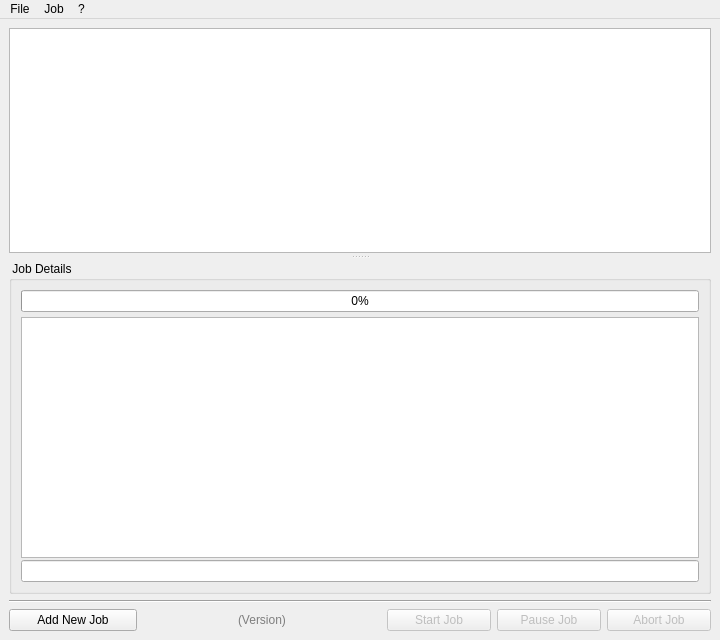
<?xml version="1.0" encoding="UTF-8"?>
<ui version="4.0">
 <class>MainWindow</class>
 <widget class="QMainWindow" name="MainWindow">
  <property name="geometry">
   <rect>
    <x>0</x>
    <y>0</y>
    <width>720</width>
    <height>640</height>
   </rect>
  </property>
  <property name="windowTitle">
   <string>Simple x264 Launcher</string>
  </property>
  <widget class="QWidget" name="centralwidget">
   <layout class="QVBoxLayout" name="verticalLayout">
    <item>
     <widget class="QSplitter" name="splitter">
      <property name="orientation">
       <enum>Qt::Vertical</enum>
      </property>
      <property name="opaqueResize">
       <bool>false</bool>
      </property>
      <property name="handleWidth">
       <number>8</number>
      </property>
      <property name="childrenCollapsible">
       <bool>false</bool>
      </property>
      <widget class="QTableView" name="jobsView">
       <property name="focusPolicy">
        <enum>Qt::StrongFocus</enum>
       </property>
       <property name="contextMenuPolicy">
        <enum>Qt::ActionsContextMenu</enum>
       </property>
       <property name="alternatingRowColors">
        <bool>false</bool>
       </property>
       <property name="selectionMode">
        <enum>QAbstractItemView::SingleSelection</enum>
       </property>
       <property name="selectionBehavior">
        <enum>QAbstractItemView::SelectRows</enum>
       </property>
       <property name="wordWrap">
        <bool>false</bool>
       </property>
       <property name="cornerButtonEnabled">
        <bool>false</bool>
       </property>
       <attribute name="horizontalHeaderVisible">
        <bool>true</bool>
       </attribute>
       <attribute name="horizontalHeaderHighlightSections">
        <bool>false</bool>
       </attribute>
       <attribute name="verticalHeaderVisible">
        <bool>false</bool>
       </attribute>
      </widget>
      <widget class="QGroupBox" name="groupBox">
       <property name="title">
        <string> Job Details </string>
       </property>
       <layout class="QVBoxLayout" name="verticalLayout_2">
        <property name="spacing">
         <number>2</number>
        </property>
        <item>
         <widget class="QProgressBar" name="progressBar">
          <property name="mouseTracking">
           <bool>false</bool>
          </property>
          <property name="focusPolicy">
           <enum>Qt::StrongFocus</enum>
          </property>
          <property name="value">
           <number>0</number>
          </property>
          <property name="alignment">
           <set>Qt::AlignCenter</set>
          </property>
         </widget>
        </item>
        <item>
         <spacer name="verticalSpacer">
          <property name="orientation">
           <enum>Qt::Vertical</enum>
          </property>
          <property name="sizeType">
           <enum>QSizePolicy::Fixed</enum>
          </property>
          <property name="sizeHint" stdset="0">
           <size>
            <width>20</width>
            <height>3</height>
           </size>
          </property>
         </spacer>
        </item>
        <item>
         <widget class="QListView" name="logView">
          <property name="font">
           <font>
            <family>Lucida Console</family>
           </font>
          </property>
          <property name="contextMenuPolicy">
           <enum>Qt::ActionsContextMenu</enum>
          </property>
          <property name="horizontalScrollBarPolicy">
           <enum>Qt::ScrollBarAlwaysOff</enum>
          </property>
          <property name="selectionMode">
           <enum>QAbstractItemView::NoSelection</enum>
          </property>
          <property name="selectionBehavior">
           <enum>QAbstractItemView::SelectRows</enum>
          </property>
         </widget>
        </item>
        <item>
         <widget class="QLineEdit" name="editDetails">
          <property name="font">
           <font>
            <weight>75</weight>
            <bold>true</bold>
           </font>
          </property>
          <property name="readOnly">
           <bool>true</bool>
          </property>
         </widget>
        </item>
       </layout>
      </widget>
     </widget>
    </item>
    <item>
     <widget class="QFrame" name="frame">
      <property name="frameShape">
       <enum>QFrame::HLine</enum>
      </property>
      <property name="frameShadow">
       <enum>QFrame::Sunken</enum>
      </property>
     </widget>
    </item>
    <item>
     <layout class="QHBoxLayout" name="horizontalLayout">
      <item>
       <widget class="QPushButton" name="buttonAddJob">
        <property name="minimumSize">
         <size>
          <width>128</width>
          <height>0</height>
         </size>
        </property>
        <property name="text">
         <string>Add New Job</string>
        </property>
        <property name="icon">
         <iconset resource="../res/resources.qrc">
          <normaloff>:/buttons/add.png</normaloff>:/buttons/add.png</iconset>
        </property>
       </widget>
      </item>
      <item>
       <spacer name="horizontalSpacer">
        <property name="orientation">
         <enum>Qt::Horizontal</enum>
        </property>
        <property name="sizeHint" stdset="0">
         <size>
          <width>40</width>
          <height>20</height>
         </size>
        </property>
       </spacer>
      </item>
      <item>
       <widget class="QLabel" name="labelBuildDate">
        <property name="palette">
         <palette>
          <active>
           <colorrole role="WindowText">
            <brush brushstyle="SolidPattern">
             <color alpha="255">
              <red>126</red>
              <green>126</green>
              <blue>126</blue>
             </color>
            </brush>
           </colorrole>
          </active>
          <inactive>
           <colorrole role="WindowText">
            <brush brushstyle="SolidPattern">
             <color alpha="255">
              <red>126</red>
              <green>126</green>
              <blue>126</blue>
             </color>
            </brush>
           </colorrole>
          </inactive>
          <disabled>
           <colorrole role="WindowText">
            <brush brushstyle="SolidPattern">
             <color alpha="255">
              <red>120</red>
              <green>120</green>
              <blue>120</blue>
             </color>
            </brush>
           </colorrole>
          </disabled>
         </palette>
        </property>
        <property name="cursor">
         <cursorShape>WhatsThisCursor</cursorShape>
        </property>
        <property name="text">
         <string>(Version)</string>
        </property>
       </widget>
      </item>
      <item>
       <spacer name="horizontalSpacer_2">
        <property name="orientation">
         <enum>Qt::Horizontal</enum>
        </property>
        <property name="sizeHint" stdset="0">
         <size>
          <width>40</width>
          <height>20</height>
         </size>
        </property>
       </spacer>
      </item>
      <item>
       <widget class="QPushButton" name="buttonStartJob">
        <property name="enabled">
         <bool>false</bool>
        </property>
        <property name="minimumSize">
         <size>
          <width>104</width>
          <height>0</height>
         </size>
        </property>
        <property name="text">
         <string>Start Job</string>
        </property>
        <property name="icon">
         <iconset resource="../res/resources.qrc">
          <normaloff>:/buttons/play_big.png</normaloff>:/buttons/play_big.png</iconset>
        </property>
       </widget>
      </item>
      <item>
       <widget class="QPushButton" name="buttonPauseJob">
        <property name="enabled">
         <bool>false</bool>
        </property>
        <property name="minimumSize">
         <size>
          <width>104</width>
          <height>0</height>
         </size>
        </property>
        <property name="text">
         <string>Pause Job</string>
        </property>
        <property name="icon">
         <iconset resource="../res/resources.qrc">
          <normaloff>:/buttons/pause.png</normaloff>:/buttons/pause.png</iconset>
        </property>
        <property name="checkable">
         <bool>true</bool>
        </property>
       </widget>
      </item>
      <item>
       <widget class="QPushButton" name="buttonAbortJob">
        <property name="enabled">
         <bool>false</bool>
        </property>
        <property name="minimumSize">
         <size>
          <width>104</width>
          <height>0</height>
         </size>
        </property>
        <property name="text">
         <string>Abort Job</string>
        </property>
        <property name="icon">
         <iconset resource="../res/resources.qrc">
          <normaloff>:/buttons/cancel.png</normaloff>:/buttons/cancel.png</iconset>
        </property>
       </widget>
      </item>
     </layout>
    </item>
   </layout>
  </widget>
  <widget class="QMenuBar" name="menubar">
   <property name="geometry">
    <rect>
     <x>0</x>
     <y>0</y>
     <width>720</width>
     <height>21</height>
    </rect>
   </property>
   <widget class="QMenu" name="menuFile">
    <property name="title">
     <string>File</string>
    </property>
    <addaction name="actionPreferences"/>
    <addaction name="separator"/>
    <addaction name="actionExit"/>
   </widget>
   <widget class="QMenu" name="menu">
    <property name="title">
     <string>?</string>
    </property>
    <widget class="QMenu" name="menuDownloadX264">
     <property name="title">
      <string>Download x264 Binaries</string>
     </property>
     <property name="icon">
      <iconset resource="../res/resources.qrc">
       <normaloff>:/buttons/setup.png</normaloff>:/buttons/setup.png</iconset>
     </property>
     <addaction name="actionWebJarod"/>
     <addaction name="actionWebKomisar"/>
     <addaction name="actionWebJEEB"/>
    </widget>
    <addaction name="actionWebMulder"/>
    <addaction name="actionWebX264"/>
    <addaction name="actionWebSupport"/>
    <addaction name="separator"/>
    <addaction name="menuDownloadX264"/>
    <addaction name="actionWebAvisynth32"/>
    <addaction name="actionWebAvisynth64"/>
    <addaction name="separator"/>
    <addaction name="actionWebWiki"/>
    <addaction name="actionWebBluRay"/>
    <addaction name="actionWebAvsWiki"/>
    <addaction name="actionWebSecret"/>
    <addaction name="separator"/>
    <addaction name="actionAbout"/>
   </widget>
   <widget class="QMenu" name="menuJob">
    <property name="title">
     <string>Job</string>
    </property>
    <addaction name="actionJob_New"/>
    <addaction name="separator"/>
    <addaction name="actionJob_Start"/>
    <addaction name="actionJob_Pause"/>
    <addaction name="actionJob_Abort"/>
    <addaction name="separator"/>
    <addaction name="actionJob_Browse"/>
    <addaction name="actionJob_Delete"/>
    <addaction name="actionJob_Restart"/>
   </widget>
   <addaction name="menuFile"/>
   <addaction name="menuJob"/>
   <addaction name="menu"/>
  </widget>
  <action name="actionExit">
   <property name="icon">
    <iconset resource="../res/resources.qrc">
     <normaloff>:/buttons/door_in.png</normaloff>:/buttons/door_in.png</iconset>
   </property>
   <property name="text">
    <string>Exit</string>
   </property>
  </action>
  <action name="actionAbout">
   <property name="icon">
    <iconset resource="../res/resources.qrc">
     <normaloff>:/buttons/information.png</normaloff>:/buttons/information.png</iconset>
   </property>
   <property name="text">
    <string>About...</string>
   </property>
  </action>
  <action name="actionWebMulder">
   <property name="icon">
    <iconset resource="../res/resources.qrc">
     <normaloff>:/buttons/world_link.png</normaloff>:/buttons/world_link.png</iconset>
   </property>
   <property name="text">
    <string>MuldeR's Web-Site</string>
   </property>
  </action>
  <action name="actionWebX264">
   <property name="icon">
    <iconset resource="../res/resources.qrc">
     <normaloff>:/buttons/x264.png</normaloff>:/buttons/x264.png</iconset>
   </property>
   <property name="text">
    <string>Official x264 Web-Site</string>
   </property>
  </action>
  <action name="actionWebKomisar">
   <property name="icon">
    <iconset resource="../res/resources.qrc">
     <normaloff>:/buttons/world_link.png</normaloff>:/buttons/world_link.png</iconset>
   </property>
   <property name="text">
    <string>Komisar's Web-Site</string>
   </property>
  </action>
  <action name="actionWebJarod">
   <property name="icon">
    <iconset resource="../res/resources.qrc">
     <normaloff>:/buttons/world_link.png</normaloff>:/buttons/world_link.png</iconset>
   </property>
   <property name="text">
    <string>Jarod's Web-Site</string>
   </property>
  </action>
  <action name="actionWebWiki">
   <property name="icon">
    <iconset resource="../res/resources.qrc">
     <normaloff>:/buttons/book_open.png</normaloff>:/buttons/book_open.png</iconset>
   </property>
   <property name="text">
    <string>MeWiki - x264 Settings</string>
   </property>
  </action>
  <action name="actionWebBluRay">
   <property name="icon">
    <iconset resource="../res/resources.qrc">
     <normaloff>:/buttons/book_open.png</normaloff>:/buttons/book_open.png</iconset>
   </property>
   <property name="text">
    <string>x264 BluRay Authoring</string>
   </property>
  </action>
  <action name="actionJob_New">
   <property name="icon">
    <iconset resource="../res/resources.qrc">
     <normaloff>:/buttons/add.png</normaloff>:/buttons/add.png</iconset>
   </property>
   <property name="text">
    <string>Create Job</string>
   </property>
  </action>
  <action name="actionJob_Start">
   <property name="enabled">
    <bool>false</bool>
   </property>
   <property name="icon">
    <iconset resource="../res/resources.qrc">
     <normaloff>:/buttons/play_big.png</normaloff>:/buttons/play_big.png</iconset>
   </property>
   <property name="text">
    <string>Start Job</string>
   </property>
  </action>
  <action name="actionJob_Abort">
   <property name="enabled">
    <bool>false</bool>
   </property>
   <property name="icon">
    <iconset resource="../res/resources.qrc">
     <normaloff>:/buttons/cancel.png</normaloff>:/buttons/cancel.png</iconset>
   </property>
   <property name="text">
    <string>Abort Job</string>
   </property>
  </action>
  <action name="actionJob_Pause">
   <property name="checkable">
    <bool>true</bool>
   </property>
   <property name="enabled">
    <bool>false</bool>
   </property>
   <property name="icon">
    <iconset resource="../res/resources.qrc">
     <normaloff>:/buttons/pause.png</normaloff>:/buttons/pause.png</iconset>
   </property>
   <property name="text">
    <string>Pause Job</string>
   </property>
  </action>
  <action name="actionPreferences">
   <property name="icon">
    <iconset resource="../res/resources.qrc">
     <normaloff>:/buttons/wrench.png</normaloff>:/buttons/wrench.png</iconset>
   </property>
   <property name="text">
    <string>Preferences</string>
   </property>
  </action>
  <action name="actionJob_Delete">
   <property name="enabled">
    <bool>false</bool>
   </property>
   <property name="icon">
    <iconset resource="../res/resources.qrc">
     <normaloff>:/buttons/trash.png</normaloff>:/buttons/trash.png</iconset>
   </property>
   <property name="text">
    <string>Delete Job</string>
   </property>
  </action>
  <action name="actionJob_Browse">
   <property name="enabled">
    <bool>false</bool>
   </property>
   <property name="icon">
    <iconset resource="../res/resources.qrc">
     <normaloff>:/buttons/folder_magnify.png</normaloff>:/buttons/folder_magnify.png</iconset>
   </property>
   <property name="text">
    <string>Explore Job</string>
   </property>
  </action>
  <action name="actionWebAvisynth32">
   <property name="icon">
    <iconset resource="../res/resources.qrc">
     <normaloff>:/buttons/setup.png</normaloff>:/buttons/setup.png</iconset>
   </property>
   <property name="text">
    <string>Download Avisynth (32-Bit)</string>
   </property>
  </action>
  <action name="actionWebAvisynth64">
   <property name="icon">
    <iconset resource="../res/resources.qrc">
     <normaloff>:/buttons/setup.png</normaloff>:/buttons/setup.png</iconset>
   </property>
   <property name="text">
    <string>Download Avisynth (64-Bit)</string>
   </property>
  </action>
  <action name="actionWebJEEB">
   <property name="icon">
    <iconset resource="../res/resources.qrc">
     <normaloff>:/buttons/world_link.png</normaloff>:/buttons/world_link.png</iconset>
   </property>
   <property name="text">
    <string>JEEB's Web-Site</string>
   </property>
  </action>
  <action name="actionWebSecret">
   <property name="icon">
    <iconset resource="../res/resources.qrc">
     <normaloff>:/buttons/book_open.png</normaloff>:/buttons/book_open.png</iconset>
   </property>
   <property name="text">
    <string>Secret Recipe  - Shush!</string>
   </property>
  </action>
  <action name="actionWebAvsWiki">
   <property name="icon">
    <iconset resource="../res/resources.qrc">
     <normaloff>:/buttons/book_open.png</normaloff>:/buttons/book_open.png</iconset>
   </property>
   <property name="text">
    <string>Avisynth Usage Wiki</string>
   </property>
  </action>
  <action name="actionJob_Restart">
   <property name="enabled">
    <bool>false</bool>
   </property>
   <property name="icon">
    <iconset resource="../res/resources.qrc">
     <normaloff>:/buttons/restart.png</normaloff>:/buttons/restart.png</iconset>
   </property>
   <property name="text">
    <string>Restart Job</string>
   </property>
  </action>
  <action name="actionWebSupport">
   <property name="icon">
    <iconset resource="../res/resources.qrc">
     <normaloff>:/buttons/group.png</normaloff>:/buttons/group.png</iconset>
   </property>
   <property name="text">
    <string>Help and Support</string>
   </property>
  </action>
 </widget>
 <tabstops>
  <tabstop>buttonAddJob</tabstop>
  <tabstop>buttonStartJob</tabstop>
  <tabstop>buttonAbortJob</tabstop>
  <tabstop>jobsView</tabstop>
  <tabstop>logView</tabstop>
  <tabstop>editDetails</tabstop>
 </tabstops>
 <resources>
  <include location="../res/resources.qrc"/>
 </resources>
 <connections>
  <connection>
   <sender>actionExit</sender>
   <signal>activated()</signal>
   <receiver>MainWindow</receiver>
   <slot>close()</slot>
   <hints>
    <hint type="sourcelabel">
     <x>-1</x>
     <y>-1</y>
    </hint>
    <hint type="destinationlabel">
     <x>399</x>
     <y>299</y>
    </hint>
   </hints>
  </connection>
  <connection>
   <sender>actionJob_New</sender>
   <signal>triggered()</signal>
   <receiver>buttonAddJob</receiver>
   <slot>click()</slot>
   <hints>
    <hint type="sourcelabel">
     <x>-1</x>
     <y>-1</y>
    </hint>
    <hint type="destinationlabel">
     <x>73</x>
     <y>617</y>
    </hint>
   </hints>
  </connection>
  <connection>
   <sender>actionJob_Start</sender>
   <signal>triggered()</signal>
   <receiver>buttonStartJob</receiver>
   <slot>click()</slot>
   <hints>
    <hint type="sourcelabel">
     <x>-1</x>
     <y>-1</y>
    </hint>
    <hint type="destinationlabel">
     <x>547</x>
     <y>617</y>
    </hint>
   </hints>
  </connection>
  <connection>
   <sender>actionJob_Abort</sender>
   <signal>triggered()</signal>
   <receiver>buttonAbortJob</receiver>
   <slot>click()</slot>
   <hints>
    <hint type="sourcelabel">
     <x>-1</x>
     <y>-1</y>
    </hint>
    <hint type="destinationlabel">
     <x>657</x>
     <y>617</y>
    </hint>
   </hints>
  </connection>
  <connection>
   <sender>actionJob_Pause</sender>
   <signal>toggled(bool)</signal>
   <receiver>buttonPauseJob</receiver>
   <slot>setChecked(bool)</slot>
   <hints>
    <hint type="sourcelabel">
     <x>-1</x>
     <y>-1</y>
    </hint>
    <hint type="destinationlabel">
     <x>547</x>
     <y>617</y>
    </hint>
   </hints>
  </connection>
 </connections>
</ui>
